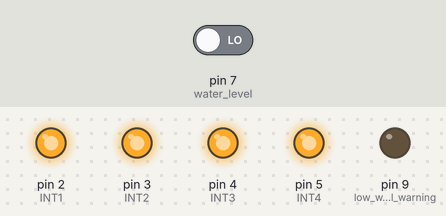
Bench run of a sketch on a simulated Arduino Uno, built with avr-gcc and run on an emulated ATmega328P. On the bench: output pins drawn as LEDs (lit = HIGH). The test bench sets the inputs (shaded band); at power-on: pin 7 (water_level) LOW. What the sketch prints to the serial monitor is not drawn.

Above: at 0.2 s.
At 1.3 s:
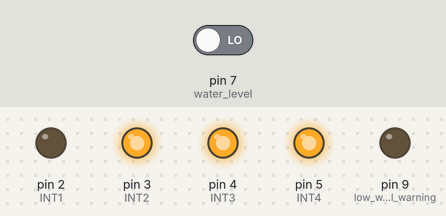
At 61.3 s:
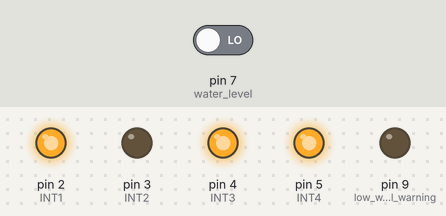
At 101.3 s:
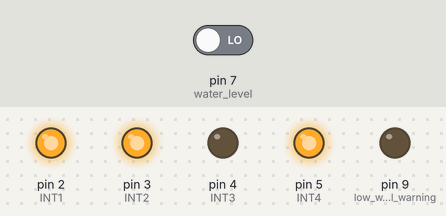
Timing chart, 0 to 102.8 s (numbered marks = the images above):
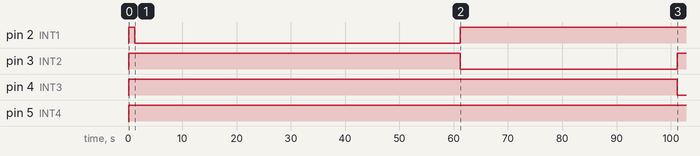

Measured:
- by itself, pin 2 (INT1): LOW → HIGH at 0.10 s, → LOW 1.1 s later, → HIGH 60.0 s later
- by itself, pin 3 (INT2): LOW → HIGH at 0.10 s, → LOW 61.1 s later, → HIGH 40.0 s later
- by itself, pin 4 (INT3): LOW → HIGH at 0.10 s, → LOW 101 s later
- by itself, pin 5 (INT4): LOW → HIGH at 0.10 s

The sketch:

autowatering.ino
```cpp
/* Garden Module
 *  Developed by Paula Costa do Valle Gondim
 *  Last updated: 10/09/2020
 *  This is a generic code. If there are any issues, contact at paulavallerobotics@gmail.com
*/


//Libraries

#include <math.h>

//Analog Pins
int soilPin1 = 1;//A1
int soilPin2 = 2;//A2
int soilPin3 = 3;//A2
int soilPin4 = 4;//A2

//variables
int soilRead1 = 0;
int soilRead2 = 0;
int soilRead3 = 0;
int soilRead4 = 0;

int waterlevel = 0; //A0 //lets make water level digital input

void setup() {

  //set-up pins
  pinMode(2, OUTPUT); //INT1
  pinMode(3, OUTPUT); //INT2
  pinMode(4, OUTPUT); //INT3
  pinMode(5, OUTPUT); //INT4

  pinMode(7, INPUT); //water level

  pinMode(9, OUTPUT); //low water level warning

  Serial.begin(9600);

}

void loop() {

  delay(100);

  digitalWrite(2,HIGH);
  digitalWrite(3,HIGH);
  digitalWrite(4,HIGH);
  digitalWrite(5,HIGH);
  digitalWrite(9,LOW);
  delay (1000);

  soilRead1 = analogRead(soilPin1);
  soilRead2 = analogRead(soilPin2);
  soilRead3 = analogRead(soilPin3);
  soilRead4 = analogRead(soilPin4);


  waterlevel = digitalRead(7);

  if(waterlevel == HIGH){
    Serial.println(" NO WATER! ");
    digitalWrite(9,HIGH);
    delay(1000);
    }
    else {
      Serial.println(" Water level is acceptable.");
    }


  Serial.print(soilRead1);
  Serial.print(" / ");
  Serial.print(soilRead2);
  Serial.print(" / ");
  Serial.print(soilRead3);
  Serial.print(" / ");
  Serial.print(soilRead4);
  Serial.print(" / ");

  Serial.println("");
  delay(100);


//only works if it has water on the tank

  if(waterlevel == LOW){

    //pump1 //INT1
    if (soilRead1 > 400){
      Serial.print("dry / ");
      digitalWrite(2,LOW);
      delay (60000); //pump is on for 1min
      digitalWrite(2,HIGH);
    }
     else {
      digitalWrite(2,HIGH);
      Serial.print("wet / ");
     }

    //pump2 //INT2
    if (soilRead2 > 500){
      Serial.print("dry / ");
      digitalWrite(3,LOW);
      delay (40000);
      digitalWrite(3,HIGH);
    }
     else {
      digitalWrite(3,HIGH);
      Serial.print("wet / ");
     }

    //pump3 //INT3
     if (soilRead2 > 500){
      Serial.print("dry / ");
      digitalWrite(4,LOW);
      delay (60000);
      digitalWrite(4,HIGH);
    }
     else {
      digitalWrite(4,HIGH);
      Serial.print("wet / ");
     }

    //pump4 //INT4
     if (soilRead2 > 500){
      Serial.print("dry / ");
      digitalWrite(5,LOW);
      delay (60000);
      digitalWrite(5,HIGH);
    }
     else {
      digitalWrite(5,HIGH);
      Serial.print("wet / ");
     }

  }
  else {
    digitalWrite(2,HIGH);
    digitalWrite(3,HIGH);
    digitalWrite(4,HIGH);
    digitalWrite(5,HIGH);

    digitalWrite(9,LOW);
  }

  Serial.println("");

  digitalWrite(9,LOW);

  delay(60000); //wait 1min until next cycle


  //with this battery setup, if the arduino goes idle the battery turns off forever
  //make sure to check your relay logic for digital outputs HIGH or LOW
}
```
